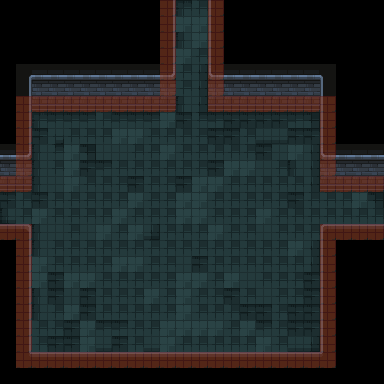

A level layout from a 2D game, rendered from its tile map. Below: a short description, then the map file with its tile-grid data intact:
An orthogonal 24x24 tile map with 16x16 px tiles, 3 tile layers (floor, details, collision) and 13 objects (6x Gate, 4x EnemySpawnPoint, 3x EnemySpawnTrigger).

<map version="1.10" tiledversion="1.10.2" orientation="orthogonal" renderorder="right-down" width="24" height="24" tilewidth="16" tileheight="16" infinite="0" nextlayerid="8" nextobjectid="27">
 <tileset firstgid="1" source="../Tilesets/dungeon_prison_tileset.tsx" />
 <layer id="3" name="floor" width="24" height="24">
  <data encoding="csv">
0,0,0,0,0,0,0,0,0,0,0,5,81,0,0,0,0,0,0,0,0,0,0,0,
0,0,0,0,0,0,0,0,0,0,0,82,82,0,0,0,0,0,0,0,0,0,0,0,
0,0,0,0,0,0,0,0,0,0,0,30,82,0,0,0,0,0,0,0,0,0,0,0,
0,0,0,0,0,0,0,0,0,0,0,82,81,0,0,0,0,0,0,0,0,0,0,0,
0,0,0,0,0,0,0,0,0,0,0,81,32,0,0,0,0,0,0,0,0,0,0,0,
0,0,0,0,0,0,0,0,0,0,82,81,32,0,0,0,0,0,0,0,0,0,0,0,
0,0,0,0,80,0,0,0,0,0,82,30,32,80,80,80,0,0,0,0,0,0,0,0,
0,0,5,6,6,6,81,6,6,6,82,80,58,6,80,80,80,80,6,7,0,0,0,0,
0,0,80,8,81,81,81,82,82,81,81,81,81,80,80,81,56,56,80,80,0,0,0,0,
0,0,30,58,82,7,31,31,81,81,82,81,81,81,81,81,80,31,82,32,0,0,0,0,
5,0,30,81,82,80,6,81,81,81,81,81,81,80,82,82,31,81,30,32,0,0,0,7,
5,0,30,31,82,81,81,81,80,81,81,80,82,82,81,81,81,81,81,32,0,0,0,57,
80,81,80,81,81,81,81,81,82,81,81,82,82,81,81,81,81,81,80,81,81,81,82,7,
55,81,82,81,81,81,81,82,81,81,81,82,82,81,81,81,82,81,81,81,81,81,81,81,
0,0,30,31,81,31,82,81,82,57,81,81,81,82,81,81,31,81,81,81,81,81,0,0,
0,0,30,81,81,81,81,81,81,81,81,81,81,81,81,81,81,81,82,32,0,0,0,0,
0,0,82,81,81,81,81,82,82,81,81,31,80,81,81,81,81,81,81,32,0,0,0,0,
0,0,82,80,82,82,81,81,81,81,81,82,82,81,82,31,81,81,81,80,0,0,0,0,
0,0,30,80,31,80,81,81,81,82,81,82,81,81,80,81,31,81,81,80,0,0,0,0,
0,0,30,81,82,80,81,81,81,81,81,82,81,81,81,80,80,81,80,80,0,0,0,0,
0,0,81,81,80,82,6,6,81,81,82,82,82,82,81,82,6,81,80,80,0,0,0,0,
0,0,81,80,80,82,56,80,81,56,82,81,81,81,81,81,82,81,56,57,0,0,0,0,
0,0,0,0,0,0,0,0,0,0,0,0,0,0,0,0,0,0,0,0,0,0,0,0,
0,0,0,0,0,0,0,0,0,0,0,0,0,0,0,0,0,0,0,0,0,0,0,0
</data>
 </layer>
 <layer id="2" name="details" width="24" height="24">
  <data encoding="csv">
0,0,0,0,0,0,0,0,0,0,129,0,0,130,0,0,0,0,0,0,0,0,0,0,
0,0,0,0,0,0,0,0,0,0,129,0,0,130,0,0,0,0,0,0,0,0,0,0,
0,0,0,0,0,0,0,0,0,0,129,0,0,130,0,0,0,0,0,0,0,0,0,0,
0,0,0,0,0,0,0,0,0,0,129,0,0,130,0,0,0,0,0,0,0,0,0,0,
0,104,2,2,2,2,2,2,2,2,103,0,0,101,2,2,2,2,2,2,105,0,0,0,
0,129,27,27,27,27,27,27,27,27,27,0,0,27,27,27,27,27,27,27,130,0,0,0,
0,129,52,52,52,52,52,52,52,52,52,0,0,52,52,52,52,52,52,52,130,0,0,0,
0,129,0,0,0,0,0,0,0,0,0,0,0,0,0,0,0,0,0,0,130,0,0,0,
0,129,0,0,0,0,0,0,0,0,0,0,0,0,0,0,0,0,0,0,130,0,0,0,
2,103,0,0,0,0,0,0,0,0,0,0,0,0,0,0,0,0,0,0,101,2,2,2,
27,27,0,0,0,0,0,0,0,0,0,0,0,0,0,0,0,0,0,0,27,27,27,27,
52,52,0,0,0,0,0,0,0,0,0,0,0,0,0,0,0,0,0,0,52,52,52,52,
0,0,0,0,0,0,0,0,0,0,0,0,0,0,0,0,0,0,0,0,0,0,0,0,
0,0,0,0,0,0,0,0,0,0,0,0,0,0,0,0,0,0,0,0,0,0,0,0,
77,78,0,0,0,0,0,0,0,0,0,0,0,0,0,0,0,0,0,0,76,77,77,77,
0,129,0,0,0,0,0,0,0,0,0,0,0,0,0,0,0,0,0,0,130,0,0,0,
0,129,0,0,0,0,0,0,0,0,0,0,0,0,0,0,0,0,0,0,130,0,0,0,
0,129,0,0,0,0,0,0,0,0,0,0,0,0,0,0,0,0,0,0,130,0,0,0,
0,129,0,0,0,0,0,0,0,0,0,0,0,0,0,0,0,0,0,0,130,0,0,0,
0,129,0,0,0,0,0,0,0,0,0,0,0,0,0,0,0,0,0,0,130,0,0,0,
0,129,0,0,0,0,0,0,0,0,0,0,0,0,0,0,0,0,0,0,130,0,0,0,
0,129,0,0,0,0,0,0,0,0,0,0,0,0,0,0,0,0,0,0,130,0,0,0,
0,154,77,77,77,77,77,77,77,77,77,77,77,77,77,77,77,77,77,77,155,0,0,0,
0,0,0,0,0,0,0,0,0,0,0,0,0,0,0,0,0,0,0,0,0,0,0,0
</data>
 </layer>
 <layer id="1" name="collision" width="24" height="24" opacity="0.5">
  <data encoding="csv">
0,0,0,0,0,0,0,0,0,0,502,0,0,502,0,0,0,0,0,0,0,0,0,0,
0,0,0,0,0,0,0,0,0,0,502,0,0,502,0,0,0,0,0,0,0,0,0,0,
0,0,0,0,0,0,0,0,0,0,502,0,0,502,0,0,0,0,0,0,0,0,0,0,
0,0,0,0,0,0,0,0,0,0,502,0,0,502,0,0,0,0,0,0,0,0,0,0,
0,0,0,0,0,0,0,0,0,0,502,0,0,502,0,0,0,0,0,0,0,0,0,0,
0,0,0,0,0,0,0,0,0,0,502,0,0,502,0,0,0,0,0,0,0,0,0,0,
0,502,502,502,502,502,502,502,502,502,502,0,0,502,502,502,502,502,502,502,502,0,0,0,
0,502,0,0,0,0,0,0,0,0,0,0,0,0,0,0,0,0,0,0,502,0,0,0,
0,502,0,0,0,0,0,0,0,0,0,0,0,0,0,0,0,0,0,0,502,0,0,0,
0,502,0,0,0,0,0,0,0,0,0,0,0,0,0,0,0,0,0,0,502,0,0,0,
0,502,0,0,0,0,0,0,0,0,0,0,0,0,0,0,0,0,0,0,502,0,0,0,
502,502,0,0,0,0,0,0,0,0,0,0,0,0,0,0,0,0,0,0,502,502,502,502,
0,0,0,0,0,0,0,0,0,0,0,0,0,0,0,0,0,0,0,0,0,0,0,0,
0,0,0,0,0,0,0,0,0,0,0,0,0,0,0,0,0,0,0,0,0,0,0,0,
502,502,0,0,0,0,0,0,0,0,0,0,0,0,0,0,0,0,0,0,502,502,502,502,
0,502,0,0,0,0,0,0,0,0,0,0,0,0,0,0,0,0,0,0,502,0,0,0,
0,502,0,0,0,0,0,0,0,0,0,0,0,0,0,0,0,0,0,0,502,0,0,0,
0,502,0,0,0,0,0,0,0,0,0,0,0,0,0,0,0,0,0,0,502,0,0,0,
0,502,0,0,0,0,0,0,0,0,0,0,0,0,0,0,0,0,0,0,502,0,0,0,
0,502,0,0,0,0,0,0,0,0,0,0,0,0,0,0,0,0,0,0,502,0,0,0,
0,502,0,0,0,0,0,0,0,0,0,0,0,0,0,0,0,0,0,0,502,0,0,0,
0,502,0,0,0,0,0,0,0,0,0,0,0,0,0,0,0,0,0,0,502,0,0,0,
0,502,502,502,502,502,502,502,502,502,502,502,502,502,502,502,502,502,502,502,502,0,0,0,
0,0,0,0,0,0,0,0,0,0,0,0,0,0,0,0,0,0,0,0,0,0,0,0
</data>
 </layer>
 <objectgroup id="7" name="entities">
  <object id="14" type="EnemySpawnTrigger" x="304" y="192" width="16" height="32">
   <properties>
    <property name="TriggerType" propertytype="triggerType" value="EnemySpawn" />
   </properties>
  </object>
  <object id="15" type="EnemySpawnTrigger" x="32" y="192" width="16" height="32">
   <properties>
    <property name="TriggerType" propertytype="triggerType" value="EnemySpawn" />
   </properties>
  </object>
  <object id="16" type="EnemySpawnTrigger" x="176" y="112" width="32" height="16">
   <properties>
    <property name="TriggerType" propertytype="triggerType" value="EnemySpawn" />
   </properties>
  </object>
  <object id="17" type="EnemySpawnPoint" x="96" y="176">
   <point />
  </object>
  <object id="18" type="EnemySpawnPoint" x="96" y="304">
   <point />
  </object>
  <object id="19" type="EnemySpawnPoint" x="240" y="304">
   <point />
  </object>
  <object id="20" type="EnemySpawnPoint" x="256" y="176">
   <point />
  </object>
  <object id="21" type="Gate" gid="235" x="192" y="96" width="16" height="16" />
  <object id="22" type="Gate" gid="235" x="176" y="96" width="16" height="16" />
  <object id="23" type="Gate" gid="235" x="320" y="208" width="16" height="16" />
  <object id="24" type="Gate" gid="235" x="320" y="192" width="16" height="16" />
  <object id="25" type="Gate" gid="235" x="16" y="208" width="16" height="16" />
  <object id="26" type="Gate" gid="235" x="16" y="192" width="16" height="16" />
 </objectgroup>
</map>
